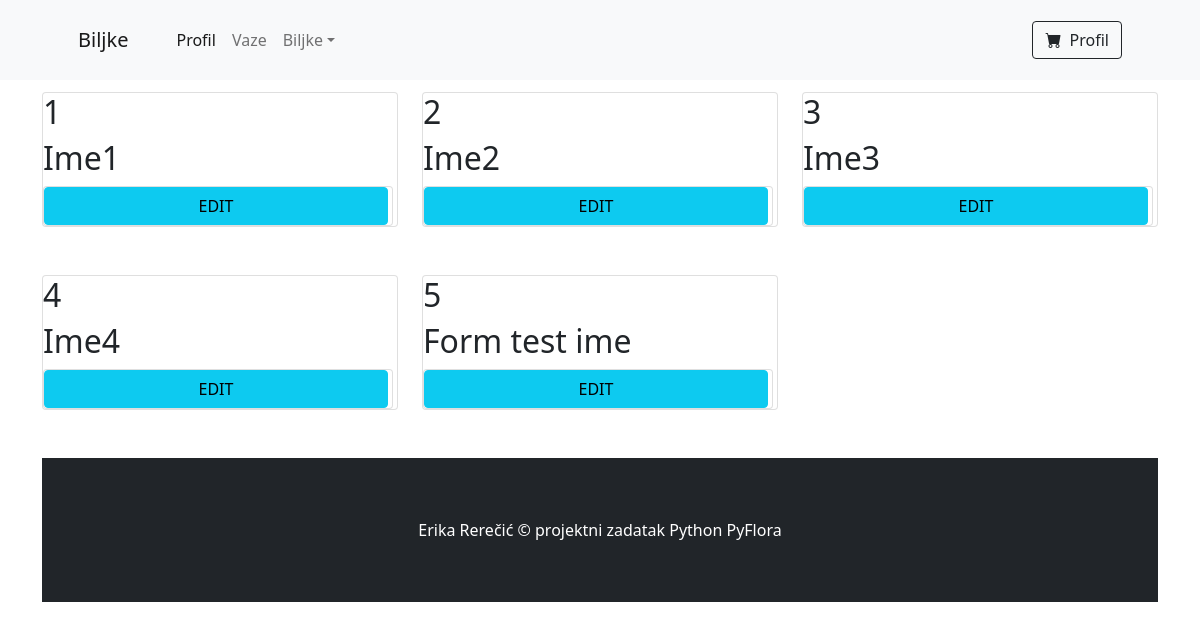
The app's page /popis_biljki, older data.
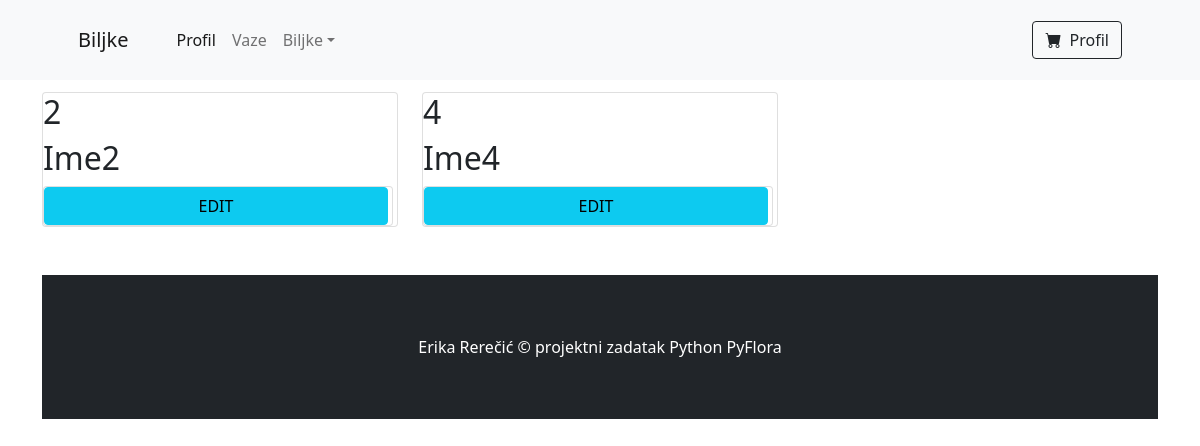
The same page, newer data.
### app.py (models this page shows)
class Biljke (db.Model):
    __tablename__ = 'Biljke'
    id = db.Column(db.Integer(), primary_key = True )
    ime_biljke = db.Column(db.String(50), unique = True , nullable = False)
    slika = db.Column (db.String(), nullable = False, default = 'prazna_vaza.jpg')
    max_svjetlost = db.Column (db.Float(), nullable = False )
    min_svjetlost = db.Column (db.Float(), nullable = False)
    max_ph = db.Column (db.Integer(), nullable = False)
    min_ph = db.Column (db.Integer(), nullable = False)
    max_vlaznost = db.Column (db.Integer(), nullable = False)
    min_vlaznost = db.Column (db.Integer(), nullable = False)
    max_temp = db.Column (db.Float(), nullable = False)
    min_temp = db.Column (db.Float(), nullable = False)
    vaze = db.relationship('Vaze', backref = 'biljka', lazy = True) #backref kreira column u drugoj tabeli sa kojom spajamo ovu tabelu, One to many relationship

### app.py (the view)
@app.route('/popis_biljki',  methods = ['GET'])
def popis_biljki():
    res = Biljke.query.all()
    print("[BILJKE GET RES] ", res)
    biljka_id = None
    return render_template('popis.html',Biljke = res, biljka_id = biljka_id)

### template/popis.html (shortened to what this page needs)
{% extends 'layout.html'%}
{%block title%} Biljke {%endblock%}
{%block content%}
<div class="container">
    <div class="row row-cols-4">
    {%for biljka in Biljke:%}
    <div class="col-md-4 mb-5">
        <div class="card h-100">
            <h2 class="card-title">{{ biljka.id }}</h2>
            <h2 class="card-title">{{ biljka.ime_biljke }}</h2>
            <div class="card h-100">
                <a class="btn btn-info" href="{{url_for('biljka_edit', biljka_id=biljka.id )}}">
                    EDIT
                </a>
            </div>
        </div>
    </div>
    {%endfor%}
    </div>
{%endblock%}

### template/layout.html (shortened to what this page needs)
<!DOCTYPE html>
<html lang="en">
    <head>
        <link href="https://cdn.jsdelivr.net/npm/bootstrap-icons@1.5.0/font/bootstrap-icons.css" rel="stylesheet" />
        <link href="{{url_for('static', filename = 'css/styles.css')}}" rel="stylesheet" />
    </head>
    <body>
        <nav class="navbar navbar-expand-lg navbar-light bg-light">
            <div class="container px-4 px-lg-5">
                <a class="navbar-brand" href="#!">{%block title%}  {%endblock%}</a>
                <div class="collapse navbar-collapse" id="navbarSupportedContent">
                    <ul class="navbar-nav me-auto mb-2 mb-lg-0 ms-lg-4">
                        <li class="nav-item"><a class="nav-link active" aria-current="page" href="/profil">Profil</a></li>
                        <li class="nav-item"><a class="nav-link" href="/">Vaze</a></li>
                        <li class="nav-item dropdown">
                            <a class="nav-link dropdown-toggle" id="navbarDropdown" href="#" role="button" data-bs-toggle="dropdown" aria-expanded="false">Biljke</a>
                        </li>
                    </ul>
                    <form class="d-flex">
                        <button class="btn btn-outline-dark" type="submit" href="(/Profil)">
                            <i class="bi-cart-fill me-1"></i>
                            Profil
                        </button>
                    </form>
                </div>
            </div>
        </nav>
        {%block content%}
        {%endblock%}
        <footer class="py-5 bg-dark">
            <div class="container"><p class="m-0 text-center text-white">Erika Rerečić &copy; projektni zadatak Python PyFlora</p></div>
        </footer>
    </body>
</html>

Row changes from the older to the newer data that the page shows:
removed Biljke: id "1", ime_biljke "Ime1"
removed Biljke: id "3", ime_biljke "Ime3"
removed Biljke: id "5", ime_biljke "Form test ime"
